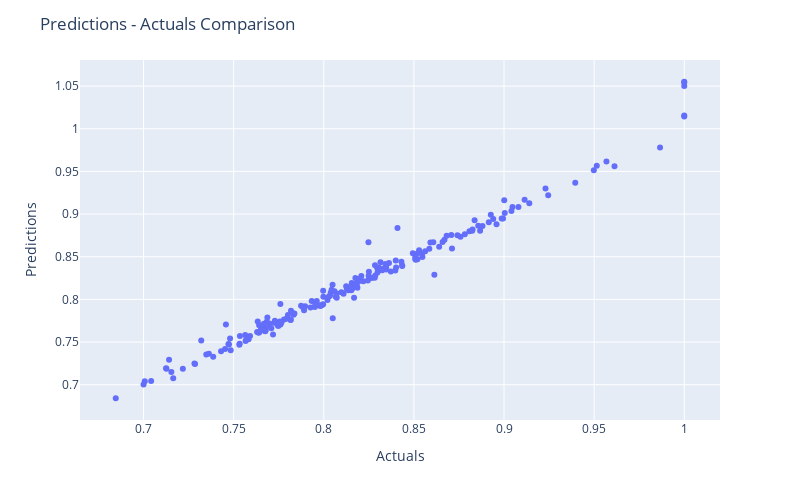

Here is the notebook cell this chart was saved with:
### Code cell
fig = px.scatter(res, x="Actuals", y="Predictions")

fig.update_layout(
    autosize=False,
    width=800,
    height=500,
    title_text="Predictions - Actuals Comparison",
)

fig.show()

### Figure 1 — Plotly figure (JSON) as saved in the notebook; plotly's stock layout.template omitted (floating-point values rounded to 4 significant figures; data arrays with more than 128 entries replaced by an {"elided": "..."} marker saying what was removed)
{"data": [{"hovertemplate": "Actuals=%{x}<br>Predictions=%{y}<extra></extra>", "legendgroup": "", "marker": {"color": "#636efa", "symbol": "circle"}, "mode": "markers", "name": "", "orientation": "v", "showlegend": false, "type": "scatter", "x": {"elided": "200 float values"}, "xaxis": "x", "y": {"elided": "200 float values"}, "yaxis": "y"}], "layout": {"autosize": false, "height": 500, "legend": {"tracegroupgap": 0}, "margin": {"t": 60}, "title": {"text": "Predictions - Actuals Comparison"}, "width": 800, "xaxis": {"anchor": "y", "autorange": true, "domain": [0, 1], "range": [0.6647, 1.02], "title": {"text": "Actuals"}, "type": "linear"}, "yaxis": {"anchor": "x", "autorange": true, "domain": [0, 1], "range": [0.6587, 1.081], "title": {"text": "Predictions"}, "type": "linear"}}}
